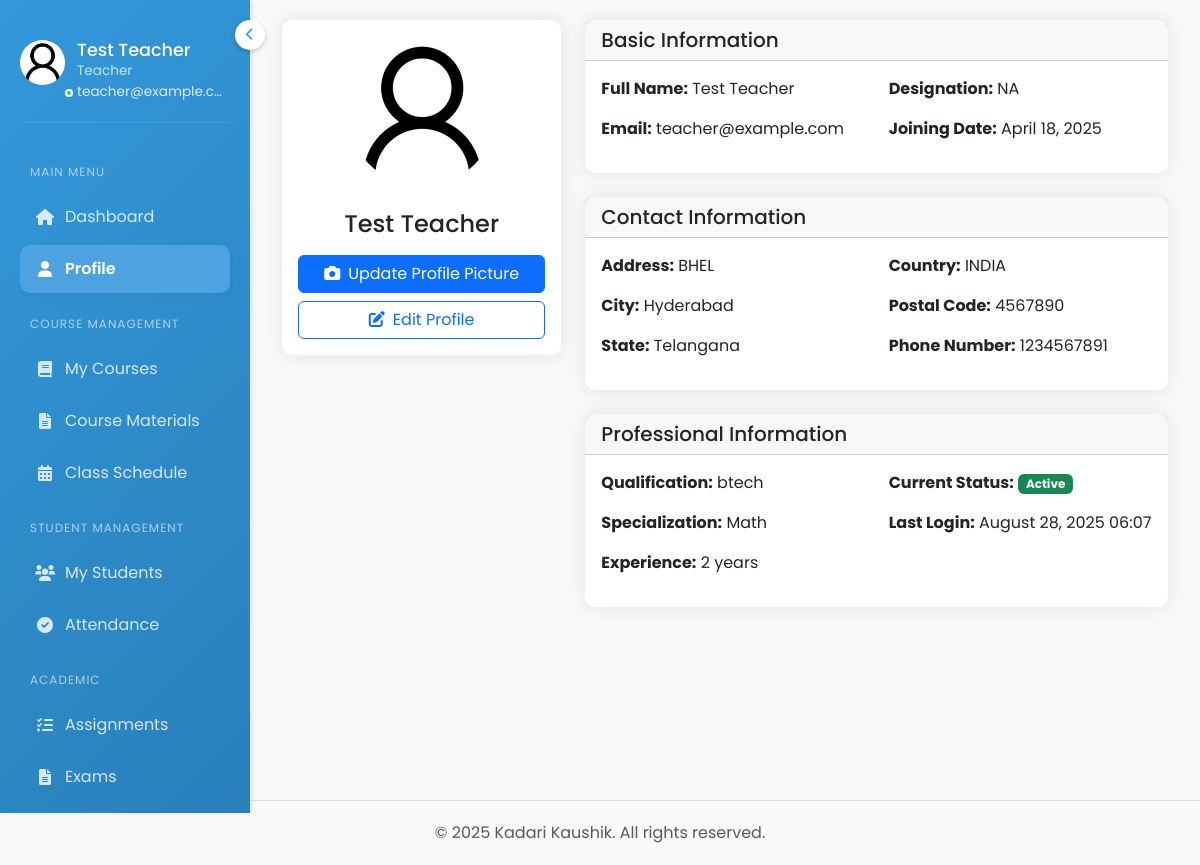
Screenshot of /teacher/profile/ (signed in) with the database file from the repository.
### accounts/models.py (models this page shows, shortened)
class Teacher(models.Model):
    GENDER_CHOICES = [
        ('M', 'Male'),
        ('F', 'Female'),
        ('O', 'Other')
    ]
    user = models.OneToOneField(User, on_delete=models.CASCADE, related_name='teacher_profile', null=True, blank=True)
    teacher_id = models.CharField(max_length=20, unique=True)
    first_name = models.CharField(max_length=50, validators=[name_validator])
    last_name = models.CharField(max_length=50, validators=[name_validator])
    date_of_birth = models.DateField(null=True, blank=True)
    gender = models.CharField(max_length=1, choices=GENDER_CHOICES, null=True, blank=True)
    photo = models.ImageField(upload_to='teacher_photos/', null=True, blank=True)
    email = models.EmailField(unique=True)
    phone_regex = RegexValidator(
        regex=r'^\+?1?\d{9,15}$',
        message="Phone number must be entered in the format: '+999999999'. Up to 15 digits allowed."
    )
    address = models.TextField(blank=True)
    city = models.CharField(max_length=100, blank=True, null=True)
    state = models.CharField(max_length=100, blank=True, null=True)
    country = models.CharField(max_length=100, blank=True, null=True)
    postal_code = models.CharField(max_length=20, blank=True, null=True)
    phone_number = models.CharField(max_length=17, blank=True, null=True)
    department = models.CharField(max_length=100)
    designation = models.CharField(max_length=100, blank=True, null=True)
    subjects = models.TextField()  # Comma-separated list of subjects
    qualification = models.CharField(max_length=200, blank=True)
    specialization = models.CharField(max_length=200, blank=True, null=True)
    experience = models.IntegerField(null=True, blank=True)
    joining_date = models.DateField()
    is_active = models.BooleanField(default=True)
    created_at = models.DateTimeField(auto_now_add=True)
    updated_at = models.DateTimeField(auto_now=True)
    def get_full_name(self):
        return f"{self.first_name} {self.last_name}"

### accounts/views.py (the view)
# urls.py: path('teacher/profile/', views.teacher_profile, name='teacher_profile'),
@login_required
def teacher_profile(request):
    if not hasattr(request.user, 'teacher_profile'):
        messages.error(request, 'You do not have access to this page.')
        return redirect('login')
    teacher = request.user.teacher_profile
    if request.method == 'POST':
        form = TeacherProfileForm(request.POST, request.FILES, instance=teacher)
        if form.is_valid():
            form.save()
            messages.success(request, 'Profile updated successfully.')
            return redirect('teacher_profile')
    else:
        form = TeacherProfileForm(instance=teacher)
    context = {
        'teacher': teacher,
        'form': form
    }
    return render(request, 'accounts/teacher/profile/overview.html', context)

### accounts/context_processors.py (called while the page is built)
def dashboard_stats(request):
    if request.user.is_authenticated:
        return {
            'sidebar_total_students': Student.objects.filter(status='active').count(),
            'sidebar_total_teachers': Teacher.objects.filter(is_active=True).count(),
            'sidebar_active_courses': Course.objects.count(),
        }
    return {
        'sidebar_total_students': 0,
        'sidebar_total_teachers': 0,
        'sidebar_active_courses': 0,
    }

### accounts/templates/accounts/teacher/profile/overview.html (shortened to what this page needs)
{% extends 'accounts/base_teacher.html' %}
{% load static %}
{% block main_content %}
<div class="container-fluid">
    <div class="row">
        <div class="col-md-4">
            <div class="card">
                <div class="card-body text-center">
                    <div class="mb-4">
                        <img src="{% if teacher.photo %}{{ teacher.photo.url }}{% else %}{% static 'img/default-avatar.png' %}{% endif %}"
                             alt="Profile Picture"
                             class="rounded-circle"
                             style="width: 150px; height: 150px; object-fit: cover;">
                    </div>
                    <h4>{{ teacher.get_full_name }}</h4>
                    <div class="d-grid gap-2">
                        <button class="btn btn-primary" data-bs-toggle="modal" data-bs-target="#updateProfilePicture">
                            <i class="fas fa-camera me-2"></i>Update Profile Picture
                        </button>
                        <a href="{% url 'teacher_profile_edit' %}" class="btn btn-outline-primary">
                            <i class="fas fa-edit me-2"></i>Edit Profile
                        </a>
                    </div>
                </div>
            </div>
        </div>
        <div class="col-md-8">
            <div class="card mb-4">
                <div class="card-header">
                    <h5 class="card-title mb-0">Basic Information</h5>
                </div>
                <div class="card-body">
                    <div class="row">
                        <div class="col-md-6">
                            <p><strong>Full Name:</strong> {{ teacher.get_full_name }}</p>
                            <p><strong>Email:</strong> {{ teacher.user.email }}</p>
                        </div>
                        <div class="col-md-6">
                            <p><strong>Designation:</strong> {{ teacher.designation }}</p>
                            <p><strong>Joining Date:</strong> {{ teacher.joining_date|date:"F d, Y" }}</p>
                        </div>
                    </div>
                </div>
            </div>
            <div class="card mb-4">
                <div class="card-header">
                    <h5 class="card-title mb-0">Contact Information</h5>
                </div>
                <div class="card-body">
                    <div class="row">
                        <div class="col-md-6">
                            <p><strong>Address:</strong> {{ teacher.address }}</p>
                            <p><strong>City:</strong> {{ teacher.city }}</p>
                            <p><strong>State:</strong> {{ teacher.state }}</p>
                        </div>
                        <div class="col-md-6">
                            <p><strong>Country:</strong> {{ teacher.country }}</p>
                            <p><strong>Postal Code:</strong> {{ teacher.postal_code }}</p>
                            <p><strong>Phone Number:</strong> {{ teacher.phone_number }}</p>
                        </div>
                    </div>
                </div>
            </div>
            <div class="card">
                <div class="card-header">
                    <h5 class="card-title mb-0">Professional Information</h5>
                </div>
                <div class="card-body">
                    <div class="row">
                        <div class="col-md-6">
                            <p><strong>Qualification:</strong> {{ teacher.qualification }}</p>
                            <p><strong>Specialization:</strong> {{ teacher.specialization }}</p>
                            <p><strong>Experience:</strong> {{ teacher.experience }} years</p>
                        </div>
                        <div class="col-md-6">
                            <p><strong>Current Status:</strong>
                                <span class="badge bg-{{ teacher.is_active|yesno:'success,danger' }}">
                                    {{ teacher.is_active|yesno:'Active,Inactive' }}
                                </span>
                            </p>
                            <p><strong>Last Login:</strong> {{ teacher.user.last_login|date:"F d, Y H:i" }}</p>
                        </div>
                    </div>
                </div>
            </div>
        </div>
    </div>
</div>
{% include 'accounts/components/image_cropper_modal.html' %}
{% endblock %}

### accounts/templates/accounts/base_teacher.html (shortened to what this page needs)
{% load static %}
<!DOCTYPE html>
<html lang="en">
<head>
    <link href="https://cdn.jsdelivr.net/npm/bootstrap@5.3.0/dist/css/bootstrap.min.css" rel="stylesheet">
    <link rel="stylesheet" href="https://cdnjs.cloudflare.com/ajax/libs/font-awesome/6.0.0/css/all.min.css">
</head>
<body>
    <div class="sidebar">
        <button class="menu-toggle">
            <i class="fas fa-chevron-left"></i>
        </button>
        <div class="user-info d-flex align-items-start">
            <div class="avatar">
                {% if request.user.teacher_profile.photo %}
                    <img src="{{ request.user.teacher_profile.photo.url }}" alt="{{ request.user.username }}">
                {% else %}
                    <div class="avatar-initials">{{ request.user.username|first|upper }}</div>
                {% endif %}
            </div>
            <div class="user-status"></div>
            <div class="user-details">
                <h3 title="{{ request.user.get_full_name|default:request.user.username }}">{{ request.user.get_full_name|default:request.user.username }}</h3>
                <p class="user-role">Teacher</p>
                <p class="user-email" title="{{ request.user.email }}">{{ request.user.email }}</p>
            </div>
        </div>
        <div class="sidebar-scrollable">
            <nav class="nav flex-column">
                <div class="menu-label">Main Menu</div>
                <a class="nav-link {% if request.resolver_match.url_name == 'teacher_dashboard' %}active{% endif %}" href="{% url 'teacher_dashboard' %}">
                    <i class="fas fa-home"></i>
                    <span>Dashboard</span>
                </a>
                <a class="nav-link {% if request.resolver_match.url_name == 'teacher_profile' %}active{% endif %}" href="{% url 'teacher_profile' %}">
                    <i class="fas fa-user"></i>
                    <span>Profile</span>
                </a>
                <div class="menu-label">Course Management</div>
                <a class="nav-link {% if request.resolver_match.url_name == 'teacher_courses' %}active{% endif %}" href="{% url 'teacher_courses' %}">
                    <i class="fas fa-book"></i>
                    <span>My Courses</span>
                </a>
                <a class="nav-link {% if request.resolver_match.url_name == 'teacher_course_materials' %}active{% endif %}" href="{% url 'teacher_course_materials' %}">
                    <i class="fas fa-file-alt"></i>
                    <span>Course Materials</span>
                </a>
                <a class="nav-link {% if request.resolver_match.url_name == 'teacher_timetable' %}active{% endif %}" href="{% url 'teacher_timetable' %}">
                    <i class="fas fa-calendar-alt"></i>
                    <span>Class Schedule</span>
                </a>
                <div class="menu-label">Student Management</div>
                <a class="nav-link {% if request.resolver_match.url_name == 'teacher_students' %}active{% endif %}" href="{% url 'teacher_students' %}">
                    <i class="fas fa-users"></i>
                    <span>My Students</span>
                </a>
                <a class="nav-link {% if request.resolver_match.url_name == 'teacher_attendance' %}active{% endif %}" href="{% url 'teacher_attendance' %}">
                    <i class="fas fa-check-circle"></i>
                    <span>Attendance</span>
                </a>
                <div class="menu-label">Academic</div>
                <a class="nav-link {% if request.resolver_match.url_name == 'teacher_assignments' %}active{% endif %}" href="{% url 'teacher_assignments' %}">
                    <i class="fas fa-tasks"></i>
                    <span>Assignments</span>
                </a>
                <a class="nav-link {% if request.resolver_match.url_name == 'teacher_exams' %}active{% endif %}" href="{% url 'teacher_exams' %}">
                    <i class="fas fa-file-alt"></i>
                    <span>Exams</span>
                </a>
            </nav>
        </div>
    </div>
    <div class="main-content">
        {% block main_content %}{% endblock %}
    </div>
    <footer class="footer mt-auto py-3 bg-light border-top">
        <div class="container-fluid text-center">
            <span class="text-muted">© 2025 Kadari Kaushik. All rights reserved.</span>
        </div>
    </footer>
</body>
</html>

### accounts/templates/accounts/base_teacher.html (style rules this page uses)
body { font-family: 'Poppins', sans-serif; background-color: #f8f9fa; overflow-x: hidden; min-height: 100vh; display: flex; flex-direction: column; }
.footer { background-color: #f8f9fa !important; border-top: 1px solid #dee2e6 !important; margin-top: auto; padding: 20px 0 !important; }
.main-content { display: flex; flex-direction: column; min-height: 100vh; margin-left: 250px; width: calc(100% - 250px); transition: all 0.3s ease-in-out; }
.sidebar { min-height: 100vh; background: linear-gradient(135deg, #3498db, #2980b9); color: white; padding: 20px; position: fixed; width: 250px; box-shadow: 2px 0 5px rgba(0, 0, 0, 0.1); transition: transform 0.3s ease-in-out; z-index: 1000; display: flex; flex-direction: column; left: 0; top: 0; }
.sidebar-scrollable { flex: 1; overflow-y: auto; scrollbar-width: thin; scrollbar-color: rgba(255, 255, 255, 0.3) transparent; max-height: calc(100vh - 150px); padding-right: 10px; margin-right: -10px; padding-bottom: 20px; }
.menu-toggle { position: absolute; top: 20px; right: -15px; background: white; border: none; border-radius: 50%; width: 30px; height: 30px; display: flex; align-items: center; justify-content: center; cursor: pointer; box-shadow: 0 2px 5px rgba(0, 0, 0, 0.2); z-index: 1; }
.menu-toggle i { color: #3498db; font-size: 0.8rem; }
.menu-label { font-size: 0.75rem; text-transform: uppercase; letter-spacing: 1px; color: rgba(255, 255, 255, 0.6); margin: 20px 0 10px; padding-left: 10px; }
.nav-link { color: rgba(255, 255, 255, 0.8); padding: 12px 15px; margin: 2px 0; border-radius: 5px; transition: all 0.3s ease; display: flex; align-items: center; }
.sidebar .nav-link.active { background: #4da3df !important; color: #fff !important; font-weight: 600; border-radius: 10px; box-shadow: 0 2px 8px rgba(0,0,0,0.04); transition: background 0.2s, color 0.2s; }
.sidebar .nav-link.active i { color: #fff !important; }
.nav-link i { margin-right: 10px; width: 20px; text-align: center; }
.user-info { padding: 20px 0; border-bottom: 1px solid rgba(255, 255, 255, 0.1); margin-bottom: 20px; position: relative; }
.user-details { flex: 1; min-width: 0; }
.user-details h3 { margin: 0; font-size: 1.1rem; font-weight: 500; white-space: nowrap; overflow: hidden; text-overflow: ellipsis; }
.user-details p { margin: 0; font-size: 0.85rem; white-space: nowrap; overflow: hidden; text-overflow: ellipsis; opacity: 0.9; }
.user-role { font-size: 0.8rem; color: rgba(255, 255, 255, 0.8); margin: 2px 0; }
.user-email { color: rgba(255, 255, 255, 0.9); font-size: 0.8rem; margin-top: 2px; }
.user-status { width: 8px; height: 8px; background-color: #2ecc71; border-radius: 50%; position: absolute; bottom: 25px; left: 45px; border: 2px solid white; }
.main-content { margin-left: 250px; padding: 20px; }
.card { border: none; border-radius: 10px; box-shadow: 0 0 20px rgba(0, 0, 0, 0.1); transition: transform 0.3s ease; margin-bottom: 20px; }
.avatar { width: 45px; height: 45px; border-radius: 50%; overflow: hidden; background-color: #4CAF50; display: flex; align-items: center; justify-content: center; margin-right: 12px; flex-shrink: 0; }
.avatar img { width: 100%; height: 100%; object-fit: cover; }

### rows the page displays
Teacher: photo (picture), get_full_name "Test Teacher", user.email "teacher@example.com", designation "NA", joining_date "April 18, 2025", address "BHEL", city "Hyderabad", state "Telangana", country "INDIA", postal_code "4567890", phone_number "1234567891", qualification "btech", specialization "Math", experience "2", is_active "Active", user.last_login "August 28, 2025 06:07"

### other values shown
{{ request.user.get_full_name|default:request.user.username }} "Test Teacher"
{{ request.user.email }} "teacher@example.c…"
